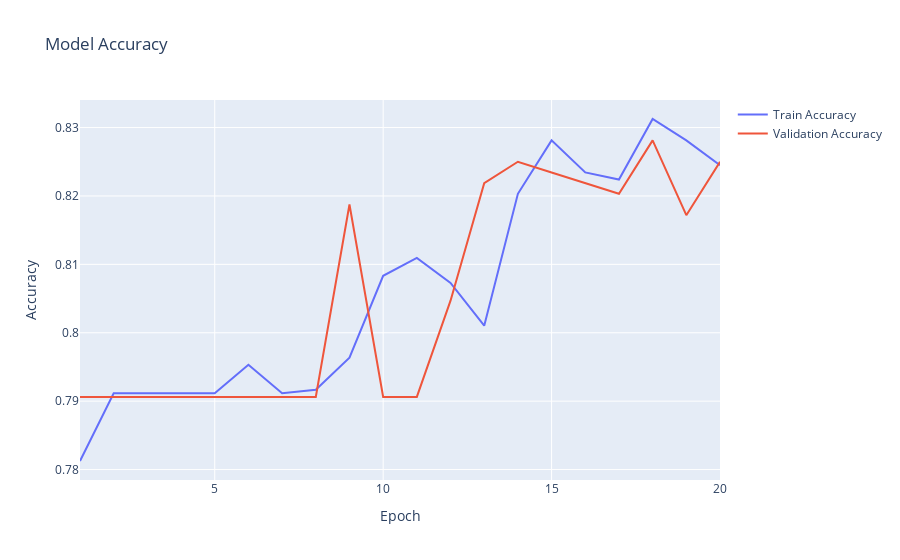

The cell this chart's notebook holds for it:
### Code cell
fig = go.Figure()
fig.add_trace(go.Scatter(x=list(range(1, 21)), 
                         y=history.history['accuracy'], 
                         mode='lines', 
                         name='Train Accuracy'))

fig.add_trace(go.Scatter(x=list(range(1, 21)), 
                         y=history.history['val_accuracy'], 
                         mode='lines', 
                         name='Validation Accuracy'))

fig.update_layout(title='Model Accuracy', 
                  xaxis_title='Epoch', 
                  yaxis_title='Accuracy')
fig.show()

### Figure 1 — Plotly figure (JSON) as saved in the notebook; plotly's stock layout.template omitted (floating-point values rounded to 4 significant figures)
{"data": [{"mode": "lines", "name": "Train Accuracy", "type": "scatter", "x": [1, 2, 3, 4, 5, 6, 7, 8, 9, 10, 11, 12, 13, 14, 15, 16, 17, 18, 19, 20], "y": [0.7812, 0.7911, 0.7911, 0.7911, 0.7911, 0.7953, 0.7911, 0.7917, 0.7964, 0.8083, 0.8109, 0.8073, 0.801, 0.8203, 0.8281, 0.8234, 0.8224, 0.8313, 0.8281, 0.8245]}, {"mode": "lines", "name": "Validation Accuracy", "type": "scatter", "x": [1, 2, 3, 4, 5, 6, 7, 8, 9, 10, 11, 12, 13, 14, 15, 16, 17, 18, 19, 20], "y": [0.7906, 0.7906, 0.7906, 0.7906, 0.7906, 0.7906, 0.7906, 0.7906, 0.8188, 0.7906, 0.7906, 0.8047, 0.8219, 0.825, 0.8234, 0.8219, 0.8203, 0.8281, 0.8172, 0.825]}], "layout": {"title": {"text": "Model Accuracy"}, "xaxis": {"title": {"text": "Epoch"}}, "yaxis": {"title": {"text": "Accuracy"}}}}
